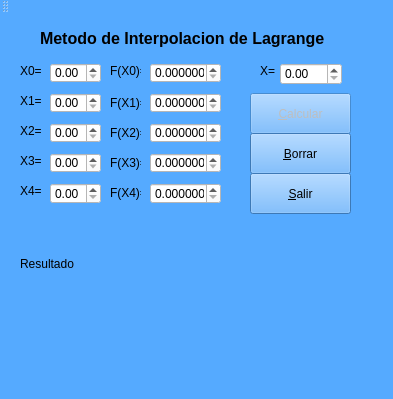
<?xml version="1.0" encoding="UTF-8"?>
<ui version="4.0">
 <class>interpolacion</class>
 <widget class="QMainWindow" name="interpolacion">
  <property name="geometry">
   <rect>
    <x>0</x>
    <y>0</y>
    <width>393</width>
    <height>399</height>
   </rect>
  </property>
  <property name="windowTitle">
   <string>interpolacion</string>
  </property>
  <property name="styleSheet">
   <string notr="true">background-color: rgb(85, 170, 255);
border-color: qlineargradient(spread:pad, x1:0, y1:0, x2:1, y2:0, stop:0 rgba(0, 0, 0, 255), stop:1 rgba(255, 255, 255, 255));</string>
  </property>
  <widget class="QWidget" name="centralWidget">
   <widget class="QDoubleSpinBox" name="X1">
    <property name="geometry">
     <rect>
      <x>50</x>
      <y>80</y>
      <width>51</width>
      <height>20</height>
     </rect>
    </property>
    <property name="styleSheet">
     <string notr="true">background-color: rgb(255, 255, 255);</string>
    </property>
   </widget>
   <widget class="QDoubleSpinBox" name="X0">
    <property name="geometry">
     <rect>
      <x>50</x>
      <y>50</y>
      <width>51</width>
      <height>20</height>
     </rect>
    </property>
    <property name="styleSheet">
     <string notr="true">background-color: rgb(255, 255, 255);</string>
    </property>
   </widget>
   <widget class="QLabel" name="label">
    <property name="geometry">
     <rect>
      <x>20</x>
      <y>50</y>
      <width>21</width>
      <height>16</height>
     </rect>
    </property>
    <property name="text">
     <string>X0=</string>
    </property>
   </widget>
   <widget class="QLabel" name="label_2">
    <property name="geometry">
     <rect>
      <x>20</x>
      <y>80</y>
      <width>21</width>
      <height>16</height>
     </rect>
    </property>
    <property name="text">
     <string>X1=</string>
    </property>
   </widget>
   <widget class="QLabel" name="label_3">
    <property name="geometry">
     <rect>
      <x>20</x>
      <y>110</y>
      <width>21</width>
      <height>16</height>
     </rect>
    </property>
    <property name="text">
     <string>X2=</string>
    </property>
   </widget>
   <widget class="QDoubleSpinBox" name="X2">
    <property name="geometry">
     <rect>
      <x>50</x>
      <y>110</y>
      <width>51</width>
      <height>20</height>
     </rect>
    </property>
    <property name="styleSheet">
     <string notr="true">background-color: rgb(255, 255, 255);</string>
    </property>
   </widget>
   <widget class="QDoubleSpinBox" name="X3">
    <property name="geometry">
     <rect>
      <x>50</x>
      <y>140</y>
      <width>51</width>
      <height>20</height>
     </rect>
    </property>
    <property name="styleSheet">
     <string notr="true">background-color: rgb(255, 255, 255);</string>
    </property>
   </widget>
   <widget class="QLabel" name="label_4">
    <property name="geometry">
     <rect>
      <x>20</x>
      <y>140</y>
      <width>21</width>
      <height>16</height>
     </rect>
    </property>
    <property name="text">
     <string>X3=</string>
    </property>
   </widget>
   <widget class="QDoubleSpinBox" name="X4">
    <property name="geometry">
     <rect>
      <x>50</x>
      <y>170</y>
      <width>51</width>
      <height>21</height>
     </rect>
    </property>
    <property name="styleSheet">
     <string notr="true">background-color: rgb(255, 255, 255);</string>
    </property>
   </widget>
   <widget class="QLabel" name="label_5">
    <property name="geometry">
     <rect>
      <x>20</x>
      <y>170</y>
      <width>21</width>
      <height>16</height>
     </rect>
    </property>
    <property name="text">
     <string>X4=</string>
    </property>
   </widget>
   <widget class="QLabel" name="label_6">
    <property name="geometry">
     <rect>
      <x>110</x>
      <y>110</y>
      <width>31</width>
      <height>20</height>
     </rect>
    </property>
    <property name="text">
     <string>F(X2)=</string>
    </property>
   </widget>
   <widget class="QLabel" name="label_7">
    <property name="geometry">
     <rect>
      <x>110</x>
      <y>50</y>
      <width>31</width>
      <height>16</height>
     </rect>
    </property>
    <property name="text">
     <string>F(X0)=</string>
    </property>
   </widget>
   <widget class="QLabel" name="label_8">
    <property name="geometry">
     <rect>
      <x>110</x>
      <y>170</y>
      <width>31</width>
      <height>20</height>
     </rect>
    </property>
    <property name="text">
     <string>F(X4)=</string>
    </property>
   </widget>
   <widget class="QDoubleSpinBox" name="fx2">
    <property name="geometry">
     <rect>
      <x>150</x>
      <y>110</y>
      <width>71</width>
      <height>20</height>
     </rect>
    </property>
    <property name="styleSheet">
     <string notr="true">background-color: rgb(255, 255, 255);</string>
    </property>
    <property name="decimals">
     <number>6</number>
    </property>
   </widget>
   <widget class="QDoubleSpinBox" name="fx0">
    <property name="geometry">
     <rect>
      <x>150</x>
      <y>50</y>
      <width>71</width>
      <height>20</height>
     </rect>
    </property>
    <property name="styleSheet">
     <string notr="true">background-color: rgb(255, 255, 255);</string>
    </property>
    <property name="decimals">
     <number>6</number>
    </property>
   </widget>
   <widget class="QDoubleSpinBox" name="fx3">
    <property name="geometry">
     <rect>
      <x>150</x>
      <y>140</y>
      <width>71</width>
      <height>20</height>
     </rect>
    </property>
    <property name="styleSheet">
     <string notr="true">background-color: rgb(255, 255, 255);</string>
    </property>
    <property name="decimals">
     <number>6</number>
    </property>
   </widget>
   <widget class="QDoubleSpinBox" name="fx1">
    <property name="geometry">
     <rect>
      <x>150</x>
      <y>80</y>
      <width>71</width>
      <height>20</height>
     </rect>
    </property>
    <property name="styleSheet">
     <string notr="true">background-color: rgb(255, 255, 255);</string>
    </property>
    <property name="decimals">
     <number>6</number>
    </property>
   </widget>
   <widget class="QLabel" name="label_9">
    <property name="geometry">
     <rect>
      <x>110</x>
      <y>140</y>
      <width>31</width>
      <height>20</height>
     </rect>
    </property>
    <property name="text">
     <string>F(X3)=</string>
    </property>
   </widget>
   <widget class="QDoubleSpinBox" name="fx4">
    <property name="geometry">
     <rect>
      <x>150</x>
      <y>170</y>
      <width>71</width>
      <height>21</height>
     </rect>
    </property>
    <property name="styleSheet">
     <string notr="true">background-color: rgb(255, 255, 255);</string>
    </property>
    <property name="decimals">
     <number>6</number>
    </property>
   </widget>
   <widget class="QLabel" name="label_10">
    <property name="geometry">
     <rect>
      <x>110</x>
      <y>80</y>
      <width>31</width>
      <height>20</height>
     </rect>
    </property>
    <property name="text">
     <string>F(X1)=</string>
    </property>
   </widget>
   <widget class="QLabel" name="label_11">
    <property name="geometry">
     <rect>
      <x>40</x>
      <y>10</y>
      <width>311</width>
      <height>31</height>
     </rect>
    </property>
    <property name="font">
     <font>
      <pointsize>12</pointsize>
      <weight>75</weight>
      <bold>true</bold>
     </font>
    </property>
    <property name="text">
     <string>Metodo de Interpolacion de Lagrange</string>
    </property>
   </widget>
   <widget class="QLabel" name="label_12">
    <property name="geometry">
     <rect>
      <x>260</x>
      <y>50</y>
      <width>21</width>
      <height>16</height>
     </rect>
    </property>
    <property name="text">
     <string>X=</string>
    </property>
   </widget>
   <widget class="QDoubleSpinBox" name="x">
    <property name="geometry">
     <rect>
      <x>280</x>
      <y>50</y>
      <width>62</width>
      <height>22</height>
     </rect>
    </property>
    <property name="styleSheet">
     <string notr="true">background-color: rgb(255, 255, 255);</string>
    </property>
   </widget>
   <widget class="QLabel" name="label_13">
    <property name="geometry">
     <rect>
      <x>20</x>
      <y>240</y>
      <width>71</width>
      <height>21</height>
     </rect>
    </property>
    <property name="text">
     <string>Resultado</string>
    </property>
   </widget>
   <widget class="QLabel" name="Resultado">
    <property name="geometry">
     <rect>
      <x>20</x>
      <y>270</y>
      <width>361</width>
      <height>91</height>
     </rect>
    </property>
    <property name="styleSheet">
     <string notr="true">color: rgb(255, 0, 0);
font: 75 10pt &quot;MS Shell Dlg 2&quot;;</string>
    </property>
    <property name="text">
     <string/>
    </property>
   </widget>
   <widget class="QPushButton" name="calcular">
    <property name="enabled">
     <bool>false</bool>
    </property>
    <property name="geometry">
     <rect>
      <x>250</x>
      <y>80</y>
      <width>101</width>
      <height>41</height>
     </rect>
    </property>
    <property name="text">
     <string>&amp;Calcular</string>
    </property>
   </widget>
   <widget class="QPushButton" name="borrar">
    <property name="geometry">
     <rect>
      <x>250</x>
      <y>120</y>
      <width>101</width>
      <height>41</height>
     </rect>
    </property>
    <property name="text">
     <string>&amp;Borrar</string>
    </property>
   </widget>
   <widget class="QPushButton" name="pushButton_3">
    <property name="geometry">
     <rect>
      <x>250</x>
      <y>160</y>
      <width>101</width>
      <height>41</height>
     </rect>
    </property>
    <property name="text">
     <string>&amp;Salir</string>
    </property>
   </widget>
  </widget>
  <widget class="QStatusBar" name="statusBar"/>
  <widget class="QToolBar" name="mainToolBar">
   <attribute name="toolBarArea">
    <enum>TopToolBarArea</enum>
   </attribute>
   <attribute name="toolBarBreak">
    <bool>false</bool>
   </attribute>
  </widget>
 </widget>
 <layoutdefault spacing="6" margin="11"/>
 <resources/>
 <connections>
  <connection>
   <sender>pushButton_3</sender>
   <signal>clicked()</signal>
   <receiver>interpolacion</receiver>
   <slot>close()</slot>
   <hints>
    <hint type="sourcelabel">
     <x>286</x>
     <y>192</y>
    </hint>
    <hint type="destinationlabel">
     <x>282</x>
     <y>228</y>
    </hint>
   </hints>
  </connection>
 </connections>
</ui>
